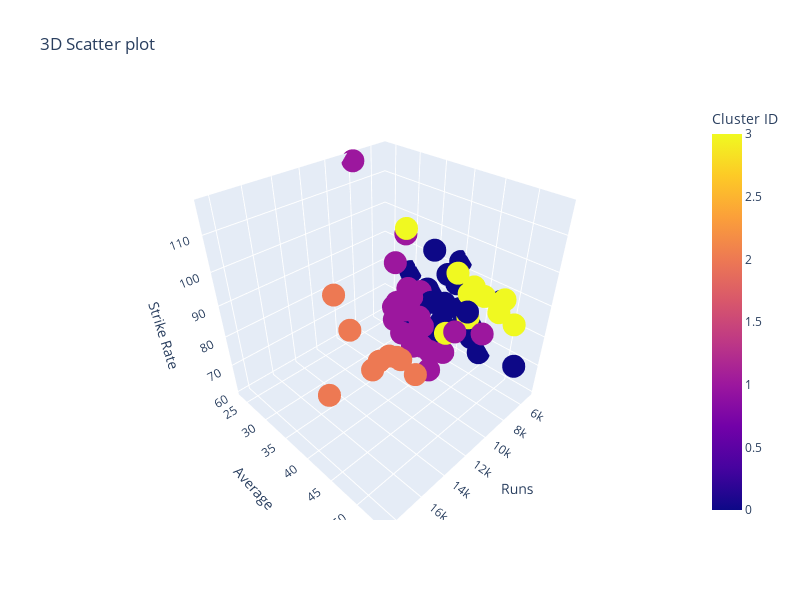

The code cell stored with this chart in its notebook:
### Code cell
import plotly.express as px

# Create a 3d scatter plot
fig = px.scatter_3d( df , x="Runs" , y="Ave" , z="SR" , color="Cluster ID" , hover_name="Player" , title="3D Scatter plot")

# Update the layout for better visualization
fig.update_layout( scene=dict( xaxis_title = "Runs"   , yaxis_title="Average"   , zaxis_title="Strike Rate") , width=800 , height=600)
fig.show()

### Figure 1 — Plotly figure (JSON) as saved in the notebook; plotly's stock layout.template omitted (floating-point values rounded to 4 significant figures)
{"data": [{"hovertemplate": "<b>%{hovertext}</b><br><br>Runs=%{x}<br>Ave=%{y}<br>SR=%{z}<br>Cluster ID=%{marker.color}<extra></extra>", "hovertext": ["SR Tendulkar (INDIA)", "KC Sangakkara (Asia/ICC/SL)", "RT Ponting (AUS/ICC)", "ST Jayasuriya (Asia/SL)", "DPMD Jayawardene (Asia/SL)", "Inzamam-ul-Haq (Asia/PAK)", "JH Kallis (Afr/ICC/SA)", "SC Ganguly (Asia/INDIA)", "R Dravid (Asia/ICC/INDIA)", "BC Lara (ICC/WI)", "TM Dilshan (SL)", "Mohammad Yousuf (Asia/PAK)", "AC Gilchrist (AUS/ICC)", "MS Dhoni (Asia/INDIA)", "M Azharuddin (INDIA)", "AB de Villiers (Afr/SA)", "PA de Silva (SL)", "CH Gayle (ICC/WI)", "Saeed Anwar (PAK)", "S Chanderpaul (WI)", "Yuvraj Singh (Asia/INDIA)", "DL Haynes (WI)", "MS Atapattu (SL)", "ME Waugh (AUS)", "V Sehwag (Asia/ICC/INDIA)", "V Kohli (INDIA)", "HH Gibbs (SA)", "Shahid Afridi (Asia/ICC/PAK)", "SP Fleming (ICC/NZ)", "MJ Clarke (AUS)", "SR Waugh (AUS)", "A Ranatunga (SL)", "Javed Miandad (PAK)", "Younis Khan (PAK)", "HM Amla (SA)", "Saleem Malik (PAK)", "NJ Astle (NZ)", "GC Smith (Afr/SA)", "MG Bevan (AUS)", "G Kirsten (SA)", "A Flower (ZIM)", "Shoaib Malik (PAK)", "IVA Richards (WI)", "GW Flower (ZIM)", "Ijaz Ahmed (PAK)", "AR Border (AUS)", "LRPL Taylor (NZ)", "RB Richardson (WI)", "WU Tharanga (Asia/SL)", "ML Hayden (AUS/ICC)", "BB McCullum (NZ)", "DM Jones (AUS)", "DC Boon (AUS)", "JN Rhodes (SA)", "Mohammad Hafeez (PAK)", "Rameez Raja (PAK)", "RR Sarwan (WI)", "EJG Morgan (ENG/IRE)", "CL Hooper (WI)", "SR Watson (AUS)", "Tamim Iqbal (BDESH)", "SK Raina (INDIA)", "WJ Cronje (SA)", "MJ Guptill (NZ)", "MEK Hussey (AUS)", "RG Sharma (INDIA)", "IR Bell (ENG)", "A Jadeja (INDIA)", "DR Martyn (AUS)", "BRM Taylor (ZIM)", "G Gambhir (INDIA)", "ADR Campbell (ZIM)", "MN Samuels (WI)", "RS Mahanama (SL)", "CG Greenidge (WI)", "Misbah-ul-Haq (PAK)", "PD Collingwood (ENG)", "A Symonds (AUS)", "Abdul Razzaq (Asia/PAK)"], "legendgroup": "", "marker": {"color": [2, 2, 2, 2, 2, 2, 2, 2, 2, 1, 1, 1, 1, 1, 1, 3, 1, 1, 1, 1, 1, 1, 1, 1, 3, 3, 1, 1, 1, 1, 1, 1, 1, 1, 3, 1, 0, 0, 0, 3, 0, 1, 3, 1, 0, 0, 0, 0, 0, 3, 1, 0, 0, 0, 0, 0, 0, 0, 0, 3, 0, 0, 0, 3, 0, 3, 0, 0, 0, 0, 0, 0, 0, 0, 0, 0, 0, 0, 0], "coloraxis": "coloraxis", "symbol": "circle"}, "mode": "markers", "name": "", "scene": "scene", "showlegend": false, "type": "scatter3d", "x": [18426, 14234, 13704, 13430, 12650, 11739, 11579, 11363, 10889, 10405, 10290, 9720, 9619, 9496, 9378, 9319, 9284, 9221, 8824, 8778, 8701, 8648, 8529, 8500, 8273, 8146, 8094, 8064, 8037, 7981, 7569, 7456, 7381, 7249, 7186, 7170, 7090, 6989, 6912, 6798, 6786, 6765, 6721, 6571, 6564, 6524, 6486, 6248, 6140, 6133, 6083, 6068, 5964, 5935, 5876, 5841, 5804, 5772, 5761, 5757, 5743, 5568, 5565, 5500, 5442, 5435, 5416, 5359, 5346, 5258, 5238, 5185, 5180, 5162, 5134, 5122, 5092, 5088, 5080], "y": [44.83, 41.98, 42.03, 32.36, 33.37, 39.52, 44.36, 41.02, 39.16, 40.48, 39.27, 41.71, 35.89, 51.32, 36.92, 53.55, 34.9, 37.33, 39.21, 41.6, 36.55, 41.37, 37.57, 39.35, 35.05, 53.94, 36.13, 23.57, 32.4, 44.58, 32.9, 35.84, 41.7, 31.24, 50.25, 32.88, 34.92, 37.98, 53.58, 40.95, 35.34, 35.23, 47, 33.52, 32.33, 30.62, 44.12, 33.41, 34.3, 43.8, 30.41, 44.61, 37.04, 35.11, 33.01, 32.09, 42.67, 38.73, 35.34, 40.54, 34.38, 35.46, 38.64, 43.3, 48.15, 42.46, 37.87, 37.47, 40.8, 34.82, 39.68, 30.5, 34.3, 29.49, 45.03, 43.4, 35.36, 39.75, 29.7], "z": [86.23, 78.86, 80.39, 91.2, 78.96, 74.24, 72.89, 73.7, 71.24, 79.51, 86.23, 75.1, 96.94, 88.69, 74.02, 100.2, 81.13, 85.11, 80.67, 70.74, 87.67, 63.09, 67.72, 76.9, 104.3, 90.99, 83.26, 117, 71.49, 78.98, 75.91, 77.9, 67.01, 75.29, 89.05, 76.41, 72.64, 80.81, 74.16, 72.04, 74.59, 81.72, 90.2, 67.58, 80.3, 71.42, 82.03, 63.74, 75.03, 78.96, 96.37, 72.56, 65.13, 80.9, 75.58, 63.31, 75.74, 88.62, 76.63, 90.44, 78.31, 93.76, 76.47, 87.73, 87.16, 84.56, 77.16, 69.8, 77.73, 74.47, 85.25, 66.18, 76.24, 60.57, 64.92, 73.75, 76.98, 92.44, 81.25]}], "layout": {"coloraxis": {"colorbar": {"title": {"text": "Cluster ID"}}, "colorscale": [[0, "#0d0887"], [0.1111, "#46039f"], [0.2222, "#7201a8"], [0.3333, "#9c179e"], [0.4444, "#bd3786"], [0.5556, "#d8576b"], [0.6667, "#ed7953"], [0.7778, "#fb9f3a"], [0.8889, "#fdca26"], [1, "#f0f921"]]}, "height": 600, "legend": {"tracegroupgap": 0}, "scene": {"domain": {"x": [0, 1], "y": [0, 1]}, "xaxis": {"title": {"text": "Runs"}}, "yaxis": {"title": {"text": "Average"}}, "zaxis": {"title": {"text": "Strike Rate"}}}, "title": {"text": "3D Scatter plot"}, "width": 800}}
